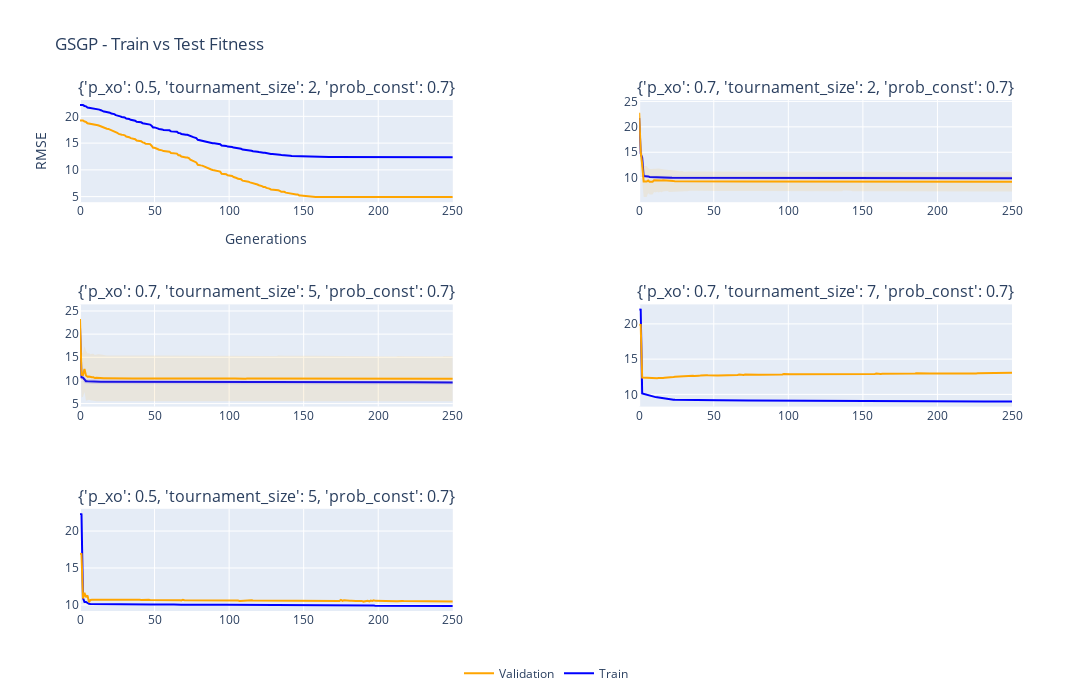

Here is the notebook cell this chart was saved with:
### Markdown cell above
## Brief Bloat and Overfitting Discussion 

- For every hyper-parameter setting we tried, the RMSE plateaus after roughly 100–200 iterations, yet the program trees keep growing. That continued growth—typical of GSGP—signals classic bloating.

- Signs of overfitting are inconclusive: some runs show the expected pattern (training RMSE < test RMSE), while others reverse it (test RMSE < training RMSE). The conflicting results are probably a side-effect of the small dataset.

### Code cell
fit_or_size_per_comb(k_outer,MODEL_NAME)

### Figure 1 — Plotly figure (JSON) as saved in the notebook; plotly's stock layout.template omitted (floating-point values rounded to 4 significant figures; data arrays with more than 128 entries replaced by an {"elided": "..."} marker saying what was removed)
{"data": [{"line": {"color": "blue"}, "mode": "lines", "name": "Train", "showlegend": true, "type": "scatter", "x": {"elided": "251 int values"}, "xaxis": "x", "y": {"elided": "251 float values"}, "yaxis": "y"}, {"line": {"width": 0}, "mode": "lines", "name": "+1 std Train", "showlegend": false, "type": "scatter", "x": {"elided": "251 int values"}, "xaxis": "x", "y": {"elided": "251 null values"}, "yaxis": "y"}, {"fill": "tonexty", "fillcolor": "rgba(0,0,255,0.1)", "line": {"width": 0}, "mode": "lines", "name": "-1 std Train", "showlegend": false, "type": "scatter", "x": {"elided": "251 int values"}, "xaxis": "x", "y": {"elided": "251 null values"}, "yaxis": "y"}, {"line": {"color": "orange"}, "mode": "lines", "name": "Validation", "showlegend": true, "type": "scatter", "x": {"elided": "251 int values"}, "xaxis": "x", "y": {"elided": "251 float values"}, "yaxis": "y"}, {"line": {"width": 0}, "mode": "lines", "name": "+1 std Val", "showlegend": false, "type": "scatter", "x": {"elided": "251 int values"}, "xaxis": "x", "y": {"elided": "251 null values"}, "yaxis": "y"}, {"fill": "tonexty", "fillcolor": "rgba(255,165,0,0.1)", "line": {"width": 0}, "mode": "lines", "name": "-1 std Val", "showlegend": false, "type": "scatter", "x": {"elided": "251 int values"}, "xaxis": "x", "y": {"elided": "251 null values"}, "yaxis": "y"}, {"line": {"color": "blue"}, "mode": "lines", "name": "Train", "showlegend": false, "type": "scatter", "x": {"elided": "251 int values"}, "xaxis": "x2", "y": {"elided": "251 float values"}, "yaxis": "y2"}, {"line": {"width": 0}, "mode": "lines", "name": "+1 std Train", "showlegend": false, "type": "scatter", "x": {"elided": "251 int values"}, "xaxis": "x2", "y": {"elided": "251 float values"}, "yaxis": "y2"}, {"fill": "tonexty", "fillcolor": "rgba(0,0,255,0.1)", "line": {"width": 0}, "mode": "lines", "name": "-1 std Train", "showlegend": false, "type": "scatter", "x": {"elided": "251 int values"}, "xaxis": "x2", "y": {"elided": "251 float values"}, "yaxis": "y2"}, {"line": {"color": "orange"}, "mode": "lines", "name": "Validation", "showlegend": false, "type": "scatter", "x": {"elided": "251 int values"}, "xaxis": "x2", "y": {"elided": "251 float values"}, "yaxis": "y2"}, {"line": {"width": 0}, "mode": "lines", "name": "+1 std Val", "showlegend": false, "type": "scatter", "x": {"elided": "251 int values"}, "xaxis": "x2", "y": {"elided": "251 float values"}, "yaxis": "y2"}, {"fill": "tonexty", "fillcolor": "rgba(255,165,0,0.1)", "line": {"width": 0}, "mode": "lines", "name": "-1 std Val", "showlegend": false, "type": "scatter", "x": {"elided": "251 int values"}, "xaxis": "x2", "y": {"elided": "251 float values"}, "yaxis": "y2"}, {"line": {"color": "blue"}, "mode": "lines", "name": "Train", "showlegend": false, "type": "scatter", "x": {"elided": "251 int values"}, "xaxis": "x3", "y": {"elided": "251 float values"}, "yaxis": "y3"}, {"line": {"width": 0}, "mode": "lines", "name": "+1 std Train", "showlegend": false, "type": "scatter", "x": {"elided": "251 int values"}, "xaxis": "x3", "y": {"elided": "251 float values"}, "yaxis": "y3"}, {"fill": "tonexty", "fillcolor": "rgba(0,0,255,0.1)", "line": {"width": 0}, "mode": "lines", "name": "-1 std Train", "showlegend": false, "type": "scatter", "x": {"elided": "251 int values"}, "xaxis": "x3", "y": {"elided": "251 float values"}, "yaxis": "y3"}, {"line": {"color": "orange"}, "mode": "lines", "name": "Validation", "showlegend": false, "type": "scatter", "x": {"elided": "251 int values"}, "xaxis": "x3", "y": {"elided": "251 float values"}, "yaxis": "y3"}, {"line": {"width": 0}, "mode": "lines", "name": "+1 std Val", "showlegend": false, "type": "scatter", "x": {"elided": "251 int values"}, "xaxis": "x3", "y": {"elided": "251 float values"}, "yaxis": "y3"}, {"fill": "tonexty", "fillcolor": "rgba(255,165,0,0.1)", "line": {"width": 0}, "mode": "lines", "name": "-1 std Val", "showlegend": false, "type": "scatter", "x": {"elided": "251 int values"}, "xaxis": "x3", "y": {"elided": "251 float values"}, "yaxis": "y3"}, {"line": {"color": "blue"}, "mode": "lines", "name": "Train", "showlegend": false, "type": "scatter", "x": {"elided": "251 int values"}, "xaxis": "x4", "y": {"elided": "251 float values"}, "yaxis": "y4"}, {"line": {"width": 0}, "mode": "lines", "name": "+1 std Train", "showlegend": false, "type": "scatter", "x": {"elided": "251 int values"}, "xaxis": "x4", "y": {"elided": "251 null values"}, "yaxis": "y4"}, {"fill": "tonexty", "fillcolor": "rgba(0,0,255,0.1)", "line": {"width": 0}, "mode": "lines", "name": "-1 std Train", "showlegend": false, "type": "scatter", "x": {"elided": "251 int values"}, "xaxis": "x4", "y": {"elided": "251 null values"}, "yaxis": "y4"}, {"line": {"color": "orange"}, "mode": "lines", "name": "Validation", "showlegend": false, "type": "scatter", "x": {"elided": "251 int values"}, "xaxis": "x4", "y": {"elided": "251 float values"}, "yaxis": "y4"}, {"line": {"width": 0}, "mode": "lines", "name": "+1 std Val", "showlegend": false, "type": "scatter", "x": {"elided": "251 int values"}, "xaxis": "x4", "y": {"elided": "251 null values"}, "yaxis": "y4"}, {"fill": "tonexty", "fillcolor": "rgba(255,165,0,0.1)", "line": {"width": 0}, "mode": "lines", "name": "-1 std Val", "showlegend": false, "type": "scatter", "x": {"elided": "251 int values"}, "xaxis": "x4", "y": {"elided": "251 null values"}, "yaxis": "y4"}, {"line": {"color": "blue"}, "mode": "lines", "name": "Train", "showlegend": false, "type": "scatter", "x": {"elided": "251 int values"}, "xaxis": "x5", "y": {"elided": "251 float values"}, "yaxis": "y5"}, {"line": {"width": 0}, "mode": "lines", "name": "+1 std Train", "showlegend": false, "type": "scatter", "x": {"elided": "251 int values"}, "xaxis": "x5", "y": {"elided": "251 null values"}, "yaxis": "y5"}, {"fill": "tonexty", "fillcolor": "rgba(0,0,255,0.1)", "line": {"width": 0}, "mode": "lines", "name": "-1 std Train", "showlegend": false, "type": "scatter", "x": {"elided": "251 int values"}, "xaxis": "x5", "y": {"elided": "251 null values"}, "yaxis": "y5"}, {"line": {"color": "orange"}, "mode": "lines", "name": "Validation", "showlegend": false, "type": "scatter", "x": {"elided": "251 int values"}, "xaxis": "x5", "y": {"elided": "251 float values"}, "yaxis": "y5"}, {"line": {"width": 0}, "mode": "lines", "name": "+1 std Val", "showlegend": false, "type": "scatter", "x": {"elided": "251 int values"}, "xaxis": "x5", "y": {"elided": "251 null values"}, "yaxis": "y5"}, {"fill": "tonexty", "fillcolor": "rgba(255,165,0,0.1)", "line": {"width": 0}, "mode": "lines", "name": "-1 std Val", "showlegend": false, "type": "scatter", "x": {"elided": "251 int values"}, "xaxis": "x5", "y": {"elided": "251 null values"}, "yaxis": "y5"}], "layout": {"annotations": [{"font": {"size": 16}, "showarrow": false, "text": "{'p_xo': 0.5, 'tournament_size': 2, 'prob_const': 0.7}", "x": 0.2, "xanchor": "center", "xref": "paper", "y": 1, "yanchor": "bottom", "yref": "paper"}, {"font": {"size": 16}, "showarrow": false, "text": "{'p_xo': 0.7, 'tournament_size': 2, 'prob_const': 0.7}", "x": 0.8, "xanchor": "center", "xref": "paper", "y": 1, "yanchor": "bottom", "yref": "paper"}, {"font": {"size": 16}, "showarrow": false, "text": "{'p_xo': 0.7, 'tournament_size': 5, 'prob_const': 0.7}", "x": 0.2, "xanchor": "center", "xref": "paper", "y": 0.6, "yanchor": "bottom", "yref": "paper"}, {"font": {"size": 16}, "showarrow": false, "text": "{'p_xo': 0.7, 'tournament_size': 7, 'prob_const': 0.7}", "x": 0.8, "xanchor": "center", "xref": "paper", "y": 0.6, "yanchor": "bottom", "yref": "paper"}, {"font": {"size": 16}, "showarrow": false, "text": "{'p_xo': 0.5, 'tournament_size': 5, 'prob_const': 0.7}", "x": 0.2, "xanchor": "center", "xref": "paper", "y": 0.2, "yanchor": "bottom", "yref": "paper"}], "height": 700, "legend": {"orientation": "h", "x": 0.5, "xanchor": "center", "y": -0.15, "yanchor": "bottom"}, "title": {"text": "GSGP - Train vs Test Fitness"}, "width": 1100, "xaxis": {"anchor": "y", "domain": [0, 0.4], "title": {"text": "Generations"}}, "xaxis2": {"anchor": "y2", "domain": [0.6, 1]}, "xaxis3": {"anchor": "y3", "domain": [0, 0.4]}, "xaxis4": {"anchor": "y4", "domain": [0.6, 1]}, "xaxis5": {"anchor": "y5", "domain": [0, 0.4]}, "xaxis6": {"anchor": "y6", "domain": [0.6, 1]}, "yaxis": {"anchor": "x", "domain": [0.8, 1], "range": [0, null], "title": {"text": "RMSE"}}, "yaxis2": {"anchor": "x2", "domain": [0.8, 1], "range": [0, null]}, "yaxis3": {"anchor": "x3", "domain": [0.4, 0.6], "range": [0, null]}, "yaxis4": {"anchor": "x4", "domain": [0.4, 0.6], "range": [0, null]}, "yaxis5": {"anchor": "x5", "domain": [0, 0.2], "range": [0, null]}, "yaxis6": {"anchor": "x6", "domain": [0, 0.2], "range": [0, null]}}}
